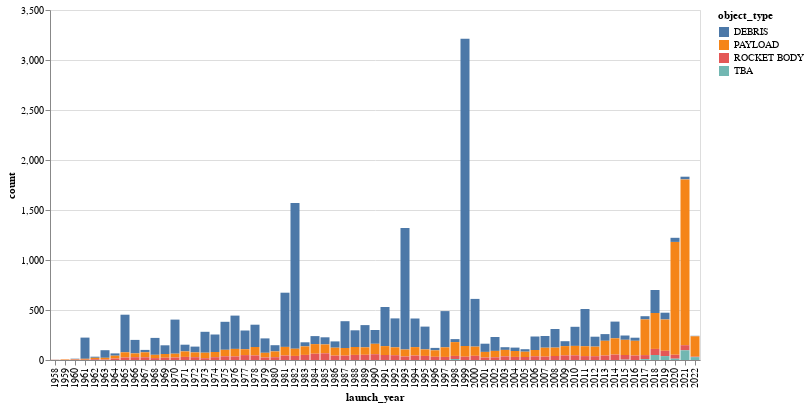

The code cell stored with this chart in its notebook:
### Code cell
alt.Chart(active_grouped).mark_bar().encode(
    x="launch_year", y="count", color="object_type"
).properties(width=650, height=350)

### Figure 1 — Vega-Lite specification as saved in the notebook (floating-point values rounded to 4 significant figures; data arrays with more than 128 entries replaced by an {"elided": "..."} marker saying what was removed)
{"config": {"view": {"continuousWidth": 400, "continuousHeight": 300}}, "data": {"name": "data-8da5e3b32b10c63c2167094206227dbc"}, "mark": "bar", "encoding": {"color": {"field": "object_type", "type": "nominal"}, "x": {"field": "launch_year", "type": "nominal"}, "y": {"field": "count", "type": "quantitative"}}, "height": 350, "width": 650, "$schema": "https://vega.github.io/schema/vega-lite/v4.17.0.json", "datasets": {"data-8da5e3b32b10c63c2167094206227dbc": {"elided": "202 records"}}}
